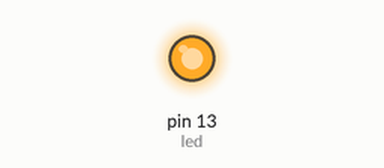
The sketch below on a simulated Arduino Uno, built with avr-gcc and run on an emulated ATmega328P. Parts: output pins drawn as LEDs (lit = HIGH). Sleep ends after the set time or at an interrupt. At 9.5 s the program stops and its outputs stay as they are.

Above: at 0.1 s.
At 4.8 s:
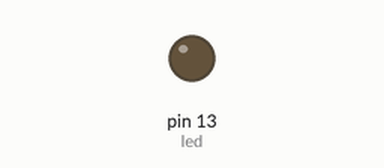
Timing chart, 0 to 6.3 s (numbered marks = the images above):
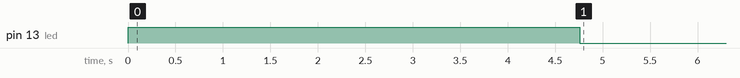

The sketch:

LowPower.ino
```cpp
#include <avr/sleep.h>
int led = 13;

void setup()
{
  // initialize the digital pin as an output.
  pinMode(led, OUTPUT);

  WDTCSR |= _BV(WDCE); // enable watchdog interupt timer change
  WDTCSR |= _BV(WDP3); // change watchdog interupt timer prescaler to 4sec

  CLKPR = 0x80; // enable prescaler editing
  CLKPR = 0x00; // edit prescaler


  PRR |= 0xFF; //Disable all timers and other peripherals
  ADCSRA &= ~(1<<ADEN); //Disable ADC
  ACSR = (1<<ACD); //Disable the analog comparator
  DIDR0 = 0x3F; //Disable digital input buffers on all ADC0-ADC5 pins
  DIDR1 = (1<<AIN1D)|(1<<AIN0D); //Disable digital input buffer on AIN1/0


}

ISR(SIG_WATCHDOG_TIMEOUT)
{

}

void loop()
{
  Blink();

  SMCR |= _BV(SE) | _BV(SM1); //enable sleep and set power down
  sleep_cpu(); //call cpu sleep

}


void myDelay(volatile double time)
{
  for(volatile double i = 0; i < time; i++)
  {
    //Keep the cpu buisy for 1,0002 seconds
  }
}

void Blink()
{
  digitalWrite(led, HIGH);   // turn the LED on (HIGH is the voltage level)
  myDelay(390534);               // wait for 5 seconds (72402 = 1 sec)
  digitalWrite(led, LOW);    // turn the LED off by making the voltage LOW
  myDelay(390534);               // wait for 5 seconds (72402 = 1 sec)
}
```

Measured:
- by itself, pin 13 (led): LOW → HIGH at 0.00 s, → LOW 4.8 s later
